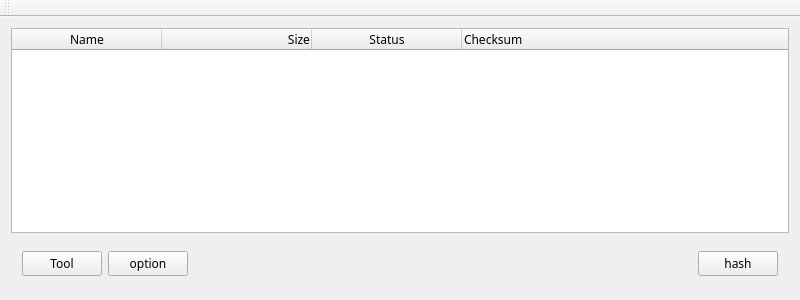
<?xml version="1.0" encoding="UTF-8"?>
<ui version="4.0">
 <class>MainWindow</class>
 <widget class="QMainWindow" name="MainWindow">
  <property name="geometry">
   <rect>
    <x>0</x>
    <y>0</y>
    <width>800</width>
    <height>300</height>
   </rect>
  </property>
  <property name="sizePolicy">
   <sizepolicy hsizetype="Expanding" vsizetype="Expanding">
    <horstretch>0</horstretch>
    <verstretch>0</verstretch>
   </sizepolicy>
  </property>
  <property name="minimumSize">
   <size>
    <width>500</width>
    <height>300</height>
   </size>
  </property>
  <property name="font">
   <font>
    <family>Sans</family>
   </font>
  </property>
  <property name="windowTitle">
   <string>QHash</string>
  </property>
  <property name="windowIcon">
   <iconset resource="qhash.qrc">
    <normaloff>:/pixmaps/qhash.png</normaloff>:/pixmaps/qhash.png</iconset>
  </property>
  <widget class="QWidget" name="centralWidget">
   <property name="sizePolicy">
    <sizepolicy hsizetype="Expanding" vsizetype="Expanding">
     <horstretch>0</horstretch>
     <verstretch>0</verstretch>
    </sizepolicy>
   </property>
   <layout class="QVBoxLayout" name="verticalLayout">
    <property name="sizeConstraint">
     <enum>QLayout::SetMaximumSize</enum>
    </property>
    <item>
     <layout class="QGridLayout" name="gridLayout" rowstretch="1,0" columnstretch="0">
      <property name="sizeConstraint">
       <enum>QLayout::SetMaximumSize</enum>
      </property>
      <item row="1" column="0">
       <widget class="QWidget" name="widget_button" native="true">
        <property name="sizePolicy">
         <sizepolicy hsizetype="Expanding" vsizetype="Expanding">
          <horstretch>1</horstretch>
          <verstretch>0</verstretch>
         </sizepolicy>
        </property>
        <property name="minimumSize">
         <size>
          <width>0</width>
          <height>50</height>
         </size>
        </property>
        <layout class="QVBoxLayout" name="verticalLayout_2">
         <item>
          <layout class="QHBoxLayout" name="horizontalLayout" stretch="0,0,0">
           <property name="sizeConstraint">
            <enum>QLayout::SetDefaultConstraint</enum>
           </property>
           <item>
            <layout class="QHBoxLayout" name="horizontalLayout_2" stretch="0,0">
             <item>
              <widget class="QPushButton" name="pushButton_tool">
               <property name="text">
                <string>Tool</string>
               </property>
              </widget>
             </item>
             <item>
              <widget class="QPushButton" name="pushButton_option">
               <property name="text">
                <string>option</string>
               </property>
              </widget>
             </item>
            </layout>
           </item>
           <item>
            <spacer name="horizontalSpacer">
             <property name="orientation">
              <enum>Qt::Horizontal</enum>
             </property>
             <property name="sizeHint" stdset="0">
              <size>
               <width>40</width>
               <height>20</height>
              </size>
             </property>
            </spacer>
           </item>
           <item>
            <widget class="QPushButton" name="pushButton_hash">
             <property name="text">
              <string>hash</string>
             </property>
            </widget>
           </item>
          </layout>
         </item>
        </layout>
       </widget>
      </item>
      <item row="0" column="0">
       <widget class="QTreeWidget" name="treeWidget_files">
        <property name="sizeAdjustPolicy">
         <enum>QAbstractScrollArea::AdjustToContents</enum>
        </property>
        <property name="horizontalScrollMode">
         <enum>QAbstractItemView::ScrollPerPixel</enum>
        </property>
        <property name="allColumnsShowFocus">
         <bool>false</bool>
        </property>
        <property name="columnCount">
         <number>4</number>
        </property>
        <attribute name="headerDefaultSectionSize">
         <number>150</number>
        </attribute>
        <attribute name="headerHighlightSections">
         <bool>true</bool>
        </attribute>
        <column>
         <property name="text">
          <string>Name</string>
         </property>
         <property name="textAlignment">
          <set>AlignCenter</set>
         </property>
        </column>
        <column>
         <property name="text">
          <string>Size</string>
         </property>
         <property name="textAlignment">
          <set>AlignTrailing|AlignVCenter</set>
         </property>
        </column>
        <column>
         <property name="text">
          <string>Status</string>
         </property>
         <property name="textAlignment">
          <set>AlignCenter</set>
         </property>
        </column>
        <column>
         <property name="text">
          <string>Checksum</string>
         </property>
        </column>
       </widget>
      </item>
     </layout>
    </item>
   </layout>
  </widget>
  <widget class="QToolBar" name="mainToolBar">
   <attribute name="toolBarArea">
    <enum>TopToolBarArea</enum>
   </attribute>
   <attribute name="toolBarBreak">
    <bool>false</bool>
   </attribute>
  </widget>
 </widget>
 <layoutdefault spacing="6" margin="11"/>
 <resources>
  <include location="qhash.qrc"/>
 </resources>
 <connections/>
</ui>
